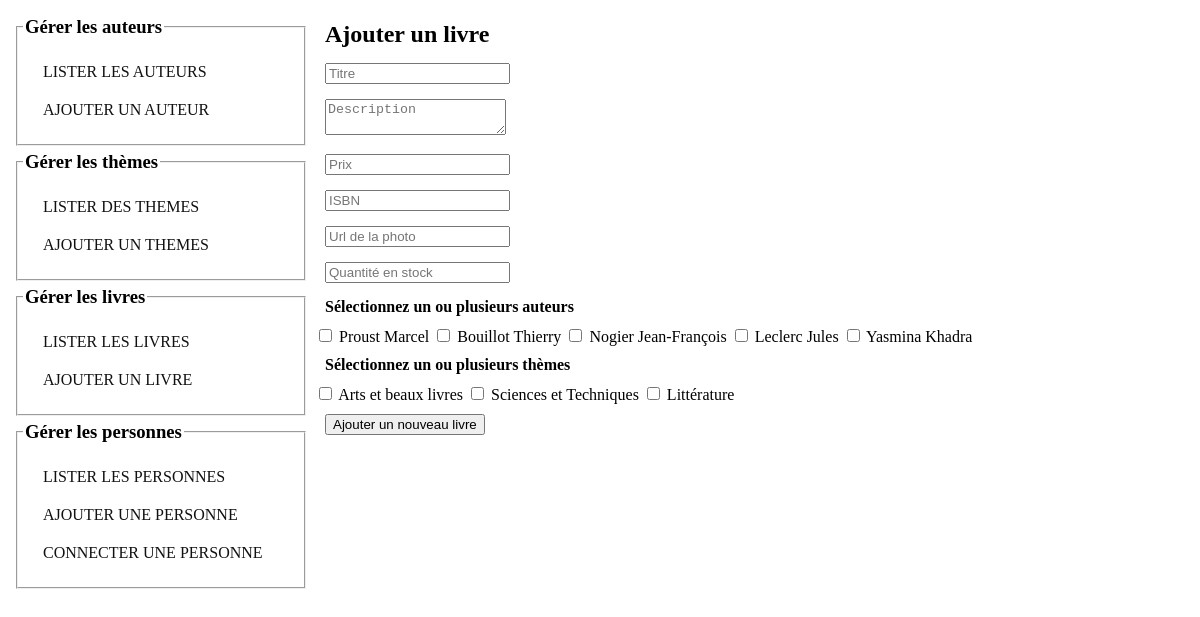
/admin/index.php?p=gerer_livre&action=ajouter, run on the app's committed database.
### tables this page shows
CREATE TABLE `t_auteur` (
  `id` int(11) NOT NULL,
  `nom` varchar(255) NOT NULL,
  `prenom` varchar(255) NOT NULL
);

CREATE TABLE `t_theme` (
  `id` int(11) NOT NULL,
  `libelle` varchar(255) NOT NULL
);

### dao/dao-auteur.php (called while the page is built, shortened)
<?php
require_once("../classes/auteur.php");
class DAOAuteur implements IAuteur
{
	public function lister()
	{
		$infos = array();
		$connexion = DB::connect();
		$connexion->exec("SET CHARACTER SET utf8");
		$resultats=$connexion->query("select * FROM t_auteur ORDER BY id DESC");
		$resultats->setFetchMode(PDO::FETCH_OBJ);
		while($resultat = $resultats->fetch())
		{
			$auteur = new Auteur();
			$auteur->setId($resultat->id);
			$auteur->setNom($resultat->nom);
			$auteur->setPrenom($resultat->prenom);
			$infos[] = $auteur;
		}
		return $infos;
	}
}

### classes/auteur.php (called while the page is built)
<?php
class Auteur
{
    private $id;
    private $nom;
    private $prenom;
	function __construct()
	{
		$this->id = $this->getId();
		$this->nom = $this->getNom();
		$this->prenom = $this->getPrenom();
	}
    public function setId($id)
    {
        $this->id = $id;
    }
    public function getId()
    {
        return $this->id;
    }
    public function setNom($nom)
    {
        $this->nom = $nom;
    }
    public function getNom()
    {
        return $this->nom;
    }
    public function setPrenom($prenom)
    {
        $this->prenom = $prenom;
    }
    public function getPrenom()
    {
        return $this->prenom;
    }
}

### dao/dao-theme.php (called while the page is built, shortened)
<?php
require_once("../classes/theme.php");
class DAOTheme
{
	public function lister()
	{
		$infos = array();
		$connexion = DB::connect();
		$connexion->exec("SET CHARACTER SET utf8");
		$resultats=$connexion->query("select * FROM t_theme ORDER BY id DESC");
		$resultats->setFetchMode(PDO::FETCH_OBJ);
		while($resultat = $resultats->fetch())
		{
			$theme = new Theme();
			$theme->setId($resultat->id);
			$theme->setLibelle($resultat->libelle);
			$infos[] = $theme;
		}
		return $infos;
	}
}

### classes/theme.php (called while the page is built)
<?php
class Theme
{
    private $id;
    private $libelle;
	public function __construct()
	{
		$this->id = $this->getId();
		$this->libelle = $this->getLibelle();
	}
    public function setId($id)
    {
        $this->id = $id;
    }
    public function getId()
    {
        return $this->id;
    }
    public function setLibelle($libelle)
    {
        $this->libelle = $libelle;
    }
    public function getLibelle()
    {
        return $this->libelle;
    }
}

### admin/livre/ajouter.php (the view, shortened to what this page needs)
<h2>Ajouter un livre</h2>
<p><input type="text" name="titre" placeholder="Titre" required></p>
<p><textarea name="description" placeholder="Description" required></textarea></p>
<p><input type="text" name="prix" placeholder="Prix" required></p>
<p><input type="text" name="isbn" placeholder="ISBN" required></p>
<p><input type="text" name="photo" placeholder="Url de la photo" required></p>
<p><input type="number" name="quantite" placeholder="Quantité en stock" required></p>
<h4>Sélectionnez un ou plusieurs auteurs</h4>
<?php
$daoAuteur = new DAOAuteur();
$resultat = $daoAuteur->lister();
foreach ($resultat as $r){
	?>
	<input type="checkbox" name="liste_auteur[]" value="<?php echo $r->getId(); ?>"> <?php echo $r->getPrenom()." ".$r->getNom(); ?>
	<?php
}
?>
<h4>Sélectionnez un ou plusieurs thèmes</h4>
<?php
$daoTheme = new DAOTheme();
$resultat = $daoTheme->lister();
foreach ($resultat as $r){
	?>
	<input type="checkbox" name="liste_theme[]" value="<?php echo $r->getId(); ?>"> <?php echo $r->getLibelle(); ?>
	<?php
}
?>
<p><input type="submit" name="Ajouter" value="Ajouter un nouveau livre"></p>

### admin/index.php (shortened to what this page needs)
<?php
require_once("../dao/dao-auteur.php");
require_once("../dao/dao-theme.php");
$pageApp = isset($_GET["p"]) ? $_GET["p"] : "gerer_auteur";
$actionApp = isset($_GET["action"]) ? $_GET["action"] : "lister";
?>
<!DOCTYPE html>
<html>
<head>
<link rel="stylesheet" href="index.css">
</head>
<body>
<table style="width: 100%;">
	<tr>
		<td width="300">
		<form action="">
			<fieldset>
				<legend>Gérer les auteurs</legend>
				<div>
					<a class="menu" href="?p=gerer_auteur&action=lister">LISTER LES AUTEURS</a>
					<a class="menu" href="?p=gerer_auteur&action=ajouter">AJOUTER UN AUTEUR</a>
				</div>
			</fieldset>
			<fieldset>
				<legend>Gérer les thèmes</legend>
				<div>
					<a class="menu" href="?p=gerer_theme&action=lister">LISTER DES THEMES</a>
					<a class="menu" href="?p=gerer_theme&action=ajouter">AJOUTER UN THEMES</a>
				</div>
			</fieldset>
			<fieldset>
				<legend>Gérer les livres</legend>
				<div>
					<a class="menu" href="?p=gerer_livre&action=lister">LISTER LES LIVRES</a>
					<a class="menu" href="?p=gerer_livre&action=ajouter">AJOUTER UN LIVRE</a>
				</div>
			</fieldset>
			<fieldset>
				<legend>Gérer les personnes</legend>
				<div>
					<a class="menu" href="?p=gerer_personne&action=lister">LISTER LES PERSONNES</a>
					<a class="menu" href="?p=gerer_personne&action=ajouter">AJOUTER UNE PERSONNE</a>
					<a class="menu" href="?p=gerer_personne&action=connexion">CONNECTER UNE PERSONNE</a>
				</div>
			</fieldset>
		</form>
		</td>
		<td valign="top">
		<?php
			$filename = $pageApp.".php";
			if(file_exists($filename)){
				include_once($filename);
			}
			else{
				exit("Erreur");
			}
		?>
		</td>
	</tr>
</table>
</body>
</html>

### admin/gerer_livre.php (shortened to what this page needs)
<form action="#" method="post">
<?php
switch($actionApp){
	case "ajouter":
		include_once("livre/ajouter.php");
		break;
}
?>
</form>

### admin/index.css (style rules this page uses)
body { font-size: 12pt; }
a { color: #111; }
a.menu { display: block; text-decoration: none; color: #111; padding: 10px; }
h1, h2, h3, h4, h5, h6, p, div, fieldset { padding: 5px; margin: 5px; }
legend { font-size: 14pt; font-weight: bold; }

### data on the page
t_auteur: prenom "Proust", nom "Marcel"
t_auteur: prenom "Bouillot", nom "Thierry"
t_auteur: prenom "Nogier", nom "Jean-François"
t_auteur: prenom "Leclerc", nom "Jules"
t_auteur: prenom "Yasmina", nom "Khadra"
t_theme: libelle "Arts et beaux livres"
t_theme: libelle "Sciences et Techniques"
t_theme: libelle "Littérature"
